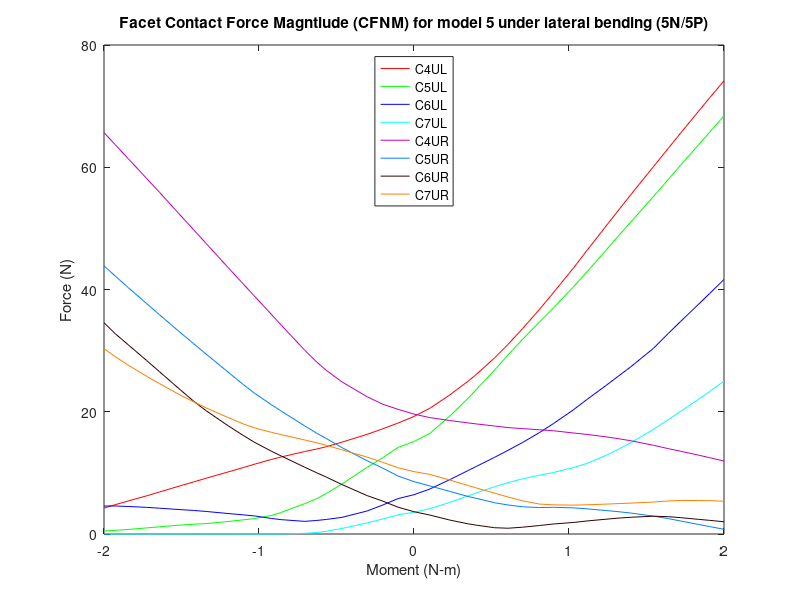

Write the MATLAB code that produced this figure.
%% Facet contact force magnitude (N)
%model5_LatSlide_Tether/5n &5p

clear all;
%% 5P
figure (17)

c4ulxp=[2 2.05126 2.11533 2.17471 2.20107 2.25991 2.30337 2.35035 2.40415 2.45064 2.51269 2.558 2.61911 2.66482 2.70279 2.77248 2.82013 2.86034 2.91837 2.95368 3]-2;
c4ulyp=[19.2335 20.5762 22.751 25.0068 26.1047 28.8134 31.0231 33.6058 36.707 39.5436 43.4037 46.3847 50.3575 53.2995 55.731 60.1017 63.0876 65.6036 69.1886 71.3537 74.1396 ];

c4urxp=[2 2.05126 2.11533 2.17471 2.20107 2.25991 2.30337 2.35035 2.40415 2.45064 2.51269 2.558 2.61911 2.66482 2.70279 2.77248 2.82013 2.86034 2.91837 2.95368 3]-2;
c4uryp=[19.6155 19.0415 18.564 18.1732 18.0103 17.6655 17.4079 17.2419 17.052 16.8852 16.5357 16.2897 15.901 15.5499 15.2242 14.512 13.9679 13.536 12.8959 12.485 11.9347  ];

c5ulxp=[2 2.05126 2.11533 2.17471 2.20107 2.25991 2.30337 2.35035 2.40415 2.45064 2.51269 2.558 2.61911 2.66482 2.70279 2.77248 2.82013 2.86034 2.91837 2.95368 3]-2;
c5ulyp=[15.1248 16.4653 19.285 22.2152 23.6354 26.8041 29.3091 31.8525 34.6432 37.032 40.3479 42.8915 46.4077 49.0669 51.2292 55.2176 57.9948 60.3459 63.6985 65.7223 68.4102];

c5urxp=[2 2.05126 2.11533 2.17471 2.20107 2.25991 2.30337 2.35035 2.40415 2.45064 2.51269 2.558 2.61911 2.66482 2.70279 2.77248 2.82013 2.86034 2.91837 2.95368 3]-2;
c5uryp=[8.56516 7.86431 6.97855 6.13513 5.83682 5.1141 4.74731 4.45155 4.33193 4.36806 4.28259 4.11896 3.84131 3.62186 3.40699 2.91779 2.52373 2.12709 1.55803 1.21505 0.774219];

c6ulxp=[2 2.05126 2.11533 2.17471 2.20107 2.25991 2.30337 2.35035 2.40415 2.45064 2.51269 2.558 2.61911 2.66482 2.70279 2.77248 2.82013 2.86034 2.91837 2.95368 3]-2;
c6ulyp=[6.43052 7.3627 8.88997 10.388 11.054 12.5466 13.6917 14.9757 16.5736 18.0912 20.2623 22.0114 24.2874 26.038 27.4957 30.3785 32.8028 34.7846 37.6115 39.3485 41.6413];

c6urxp=[2 2.05126 2.11533 2.17471 2.20107 2.25991 2.30337 2.35035 2.40415 2.45064 2.51269 2.558 2.61911 2.66482 2.70279 2.77248 2.82013 2.86034 2.91837 2.95368 3]-2;
c6uryp=[3.64472 3.09835 2.28255 1.6614 1.44838 1.02854 0.945668 1.11255 1.38693 1.6385 1.88045 2.13211 2.41943 2.62451 2.74829 2.91373 2.83598 2.67391 2.39543 2.23392 2.00157];

c7ulxp=[2 2.05126 2.11533 2.17471 2.20107 2.25991 2.30337 2.35035 2.40415 2.45064 2.51269 2.558 2.61911 2.66482 2.70279 2.77248 2.82013 2.86034 2.91837 2.95368 3]-2;
c7ulyp=[3.56497 4.13406 5.16933 6.24312 6.72265 7.72855 8.40482 9.03064 9.61143 10.0729 10.8456 11.5441 12.8539 13.9952 15.026 17.1179 18.6978 20.0655 22.0634 23.3127 25.0065 ];

c7urxp=[2 2.05126 2.11533 2.17471 2.20107 2.25991 2.30337 2.35035 2.40415 2.45064 2.51269 2.558 2.61911 2.66482 2.70279 2.77248 2.82013 2.86034 2.91837 2.95368 3]-2;
c7uryp=[10.2044 9.75448 8.83115 7.93137 7.53818 6.68324 6.05253 5.42869 4.90171 4.76548 4.72486 4.77934 4.88946 4.98518 5.06119 5.23239 5.40842 5.48552 5.47813 5.45159 5.35389];

%% 5N

c4ulxn=-1*[2 2.05126 2.10091 2.15137 2.23246 2.28246 2.31371 2.35238 2.42753 2.45878 2.51533 2.551 2.6001 2.67059 2.71118 2.76118 2.82055 2.86274 2.92212 2.9643 3  ]+2;
c4ulyn=[19.2335 18.1525 17.2084 16.3024 15.0289 14.2854 13.904 13.4975 12.6143 12.2105 11.4061 10.8624 10.1462 9.12269 8.51289 7.78059 6.87862 6.24188 5.39819 4.78959 4.24633];

c4urxn=-1*[2 2.05126 2.10091 2.15137 2.23246 2.28246 2.31371 2.35238 2.42753 2.45878 2.51533 2.551 2.6001 2.67059 2.71118 2.76118 2.82055 2.86274 2.92212 2.9643 3  ]+2;
c4uryn=[19.6155 20.3955 21.2314 22.4577 24.8898 26.7543 28.1342 30.0643 34.1305 35.8587 38.9564 40.9163 43.6118 47.539 49.7901 52.5617 55.8758 58.1803 61.4203 63.7184 65.6747 ];

c5ulxn=-1*[2 2.05126 2.10091 2.15137 2.23246 2.28246 2.31371 2.35238 2.42753 2.45878 2.51533 2.551 2.6001 2.67059 2.71118 2.76118 2.82055 2.86274 2.92212 2.9643 3  ]+2;
c5ulyn=[15.1248 14.1693 12.4742 10.8984 8.17881 6.63647 5.78275 4.97059 3.53494 3.04572 2.51336 2.31591 2.03838 1.7005 1.5979 1.43169 1.17833 0.996402 0.745102 0.593948 0.479652];

c5urxn=-1*[2 2.05126 2.10091 2.15137 2.23246 2.28246 2.31371 2.35238 2.42753 2.45878 2.51533 2.551 2.6001 2.67059 2.71118 2.76118 2.82055 2.86274 2.92212 2.9643 3  ]+2;
c5uryn=[8.56516 9.48612 10.7744 11.9886 14.137 15.6075 16.4864 17.6781 20.0857 21.1089 23.0679 24.4559 26.5009 29.4351 31.1466 33.2714 35.856 37.7067 40.3243 42.2249 43.8767 ];

c6ulxn=-1*[2 2.05126 2.10091 2.15137 2.23246 2.28246 2.31371 2.35238 2.42753 2.45878 2.51533 2.551 2.6001 2.67059 2.71118 2.76118 2.82055 2.86274 2.92212 2.9643 3  ]+2;
c6ulyn=[6.43052 5.79538 4.73998 3.76505 2.72058 2.38405 2.21746 2.06942 2.34586 2.53391 2.96051 3.13348 3.35369 3.68801 3.85674 4.01268 4.22465 4.36091 4.50376 4.58601 4.57714];

c6urxn=-1*[2 2.05126 2.10091 2.15137 2.23246 2.28246 2.31371 2.35238 2.42753 2.45878 2.51533 2.551 2.6001 2.67059 2.71118 2.76118 2.82055 2.86274 2.92212 2.9643 3  ]+2;
c6uryn=[3.64472 4.38277 5.38507 6.28478 8.0924 9.30515 10.0121 10.9219 12.7425 13.5142 15.0215 16.1303 17.7295 20.1685 21.744 23.9055 26.534 28.3989 30.9668 32.7944 34.567 ];

c7ulxn=-1*[2 2.05126 2.10091 2.15137 2.23246 2.28246 2.31371 2.35238 2.42753 2.45878 2.51533 2.551 2.6001 2.67059 2.71118 2.76118 2.82055 2.86274 2.92212 2.9643 3  ]+2;
c7ulyn=[3.56497 3.142 2.45352 1.80207 0.913521 0.438462 0.244495 0.115855 0.00522329 0.00505501 0.0047795 0.00467944 0.00463859 0.00463374 0.00464144 0.00464175 0.00463513 0.00459639 0.0044903 0.00437616 0.00427509  ];

c7urxn=-1*[2 2.05126 2.10091 2.15137 2.23246 2.28246 2.31371 2.35238 2.42753 2.45878 2.51533 2.551 2.6001 2.67059 2.71118 2.76118 2.82055 2.86274 2.92212 2.9643 3  ]+2;
c7uryn=[10.2044 10.827 11.7298 12.5827 13.7673 14.508 14.9149 15.3824 16.247 16.6164 17.3739 18.0157 19.0638 20.6366 21.6276 22.9253 24.5863 25.817 27.6322 29.0333 30.3222 ];
%% left

c4xl=2*[flip(c4ulxn(2:21)),c4ulxp];
c4yl=[flip(c4ulyn(2:21)),c4ulyp];
a=plot(c4xl,c4yl,'r');
hold on

c5xl=2*[flip(c5ulxn(2:21)),c5ulxp];
c5yl=[flip(c5ulyn(2:21)),c5ulyp];
b=plot(c5xl,c5yl,'g');
hold on

c6xl=2*[flip(c6ulxn(2:21)),c6ulxp];
c6yl=[flip(c6ulyn(2:21)),c6ulyp];
c=plot(c6xl,c6yl,'b');
hold on

c7xl=2*[flip(c7ulxn(2:21)),c7ulxp];
c7yl=[flip(c7ulyn(2:21)),c7ulyp];
d=plot(c7xl,c7yl,'c');
hold on
%% Right

c4xr=2*[flip(c4urxn(2:21)),c4urxp];
c4yr=[flip(c4uryn(2:21)),c4uryp];
e=plot(c4xr,c4yr,'color',[0.75, 0, 0.75]);
hold on

c5xr=2*[flip(c5urxn(2:21)),c5urxp];
c5yr=[flip(c5uryn(2:21)),c5uryp];
f=plot(c5xr,c5yr,'color',[0 0.5 1]);
hold on

c6xr=2*[flip(c6urxn(2:21)),c6urxp];
c6yr=[flip(c6uryn(2:21)),c6uryp];
g=plot(c6xr,c6yr,'color',[0.2 0 0]);
hold on

c7xr=2*[flip(c7urxn(2:21)),c7urxp];
c7yr=[flip(c7uryn(2:21)),c7uryp];
h=plot(c7xr,c7yr,'color',[1 .5 0]);

leg=[a,b,c,d,e,f,g,h];
title('Facet Contact Force Magntiude (CFNM) for model 5 under lateral bending (5N/5P)')
xlabel('Moment (N-m)')
ylabel('Force (N)')
legend(leg,'C4UL','C5UL','C6UL','C7UL','C4UR','C5UR','C6UR','C7UR','location','north')
